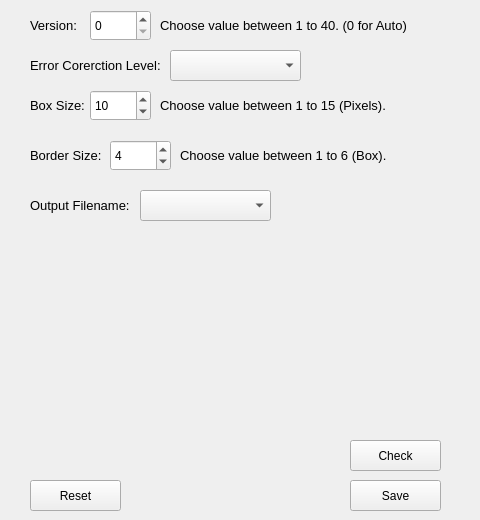
    <widget class="QWidget" name="advancepage">
     <widget class="QLabel" name="label_12">
      <property name="geometry">
       <rect>
        <x>30</x>
        <y>10</y>
        <width>81</width>
        <height>31</height>
       </rect>
      </property>
      <property name="font">
       <font>
        <pointsize>10</pointsize>
       </font>
      </property>
      <property name="text">
       <string>Version:</string>
      </property>
     </widget>
     <widget class="QSpinBox" name="versionspinbox">
      <property name="geometry">
       <rect>
        <x>90</x>
        <y>10</y>
        <width>61</width>
        <height>31</height>
       </rect>
      </property>
      <property name="toolTip">
       <string>The version of the QR code, which determines the size and amount of data that can be encoded</string>
      </property>
      <property name="minimum">
       <number>0</number>
      </property>
      <property name="maximum">
       <number>40</number>
      </property>
      <property name="value">
       <number>0</number>
      </property>
     </widget>
     <widget class="QLabel" name="label_13">
      <property name="geometry">
       <rect>
        <x>160</x>
        <y>10</y>
        <width>291</width>
        <height>31</height>
       </rect>
      </property>
      <property name="font">
       <font>
        <pointsize>10</pointsize>
       </font>
      </property>
      <property name="text">
       <string>Choose value between 1 to 40. (0 for Auto)</string>
      </property>
     </widget>
     <widget class="QLabel" name="label_14">
      <property name="geometry">
       <rect>
        <x>30</x>
        <y>50</y>
        <width>131</width>
        <height>31</height>
       </rect>
      </property>
      <property name="font">
       <font>
        <pointsize>10</pointsize>
       </font>
      </property>
      <property name="text">
       <string>Error Corerction Level:</string>
      </property>
     </widget>
     <widget class="QComboBox" name="errorlvlbox">
      <property name="geometry">
       <rect>
        <x>170</x>
        <y>50</y>
        <width>131</width>
        <height>31</height>
       </rect>
      </property>
      <property name="font">
       <font>
        <pointsize>10</pointsize>
       </font>
      </property>
     </widget>
     <widget class="QLabel" name="label_15">
      <property name="geometry">
       <rect>
        <x>30</x>
        <y>90</y>
        <width>61</width>
        <height>31</height>
       </rect>
      </property>
      <property name="font">
       <font>
        <pointsize>10</pointsize>
       </font>
      </property>
      <property name="text">
       <string>Box Size: </string>
      </property>
     </widget>
     <widget class="QSpinBox" name="sizespinbox">
      <property name="geometry">
       <rect>
        <x>90</x>
        <y>90</y>
        <width>61</width>
        <height>31</height>
       </rect>
      </property>
      <property name="toolTip">
       <string>This parameter specifies the size of each box in the QR code, in pixels.</string>
      </property>
      <property name="minimum">
       <number>1</number>
      </property>
      <property name="maximum">
       <number>15</number>
      </property>
      <property name="value">
       <number>10</number>
      </property>
     </widget>
     <widget class="QLabel" name="label_16">
      <property name="geometry">
       <rect>
        <x>160</x>
        <y>90</y>
        <width>291</width>
        <height>31</height>
       </rect>
      </property>
      <property name="font">
       <font>
        <pointsize>10</pointsize>
       </font>
      </property>
      <property name="text">
       <string>Choose value between 1 to 15 (Pixels).</string>
      </property>
     </widget>
     <widget class="QSpinBox" name="borderspinbox">
      <property name="geometry">
       <rect>
        <x>110</x>
        <y>140</y>
        <width>61</width>
        <height>31</height>
       </rect>
      </property>
      <property name="toolTip">
       <string>This determines the size of the border (in boxes) around the QR code.</string>
      </property>
      <property name="minimum">
       <number>1</number>
      </property>
      <property name="maximum">
       <number>6</number>
      </property>
      <property name="value">
       <number>4</number>
      </property>
     </widget>
     <widget class="QLabel" name="label_17">
      <property name="geometry">
       <rect>
        <x>180</x>
        <y>140</y>
        <width>291</width>
        <height>31</height>
       </rect>
      </property>
      <property name="font">
       <font>
        <pointsize>10</pointsize>
       </font>
      </property>
      <property name="text">
       <string>Choose value between 1 to 6 (Box).</string>
      </property>
     </widget>
     <widget class="QLabel" name="label_18">
      <property name="geometry">
       <rect>
        <x>30</x>
        <y>140</y>
        <width>71</width>
        <height>31</height>
       </rect>
      </property>
      <property name="font">
       <font>
        <pointsize>10</pointsize>
       </font>
      </property>
      <property name="text">
       <string>Border Size:</string>
      </property>
     </widget>
     <widget class="QPushButton" name="savebtn">
      <property name="enabled">
       <bool>true</bool>
      </property>
      <property name="geometry">
       <rect>
        <x>350</x>
        <y>480</y>
        <width>91</width>
        <height>31</height>
       </rect>
      </property>
      <property name="styleSheet">
       <string notr="true">
font: 10pt &quot;MS Shell Dlg 2&quot;;
</string>
      </property>
      <property name="text">
       <string>Save</string>
      </property>
     </widget>
     <widget class="QPushButton" name="resetbtn">
      <property name="enabled">
       <bool>true</bool>
      </property>
      <property name="geometry">
       <rect>
        <x>30</x>
        <y>480</y>
        <width>91</width>
        <height>31</height>
       </rect>
      </property>
      <property name="styleSheet">
       <string notr="true">
font: 10pt &quot;MS Shell Dlg 2&quot;;
</string>
      </property>
      <property name="text">
       <string>Reset</string>
      </property>
     </widget>
     <widget class="QPushButton" name="checkbtn">
      <property name="enabled">
       <bool>true</bool>
      </property>
      <property name="geometry">
       <rect>
        <x>350</x>
        <y>440</y>
        <width>91</width>
        <height>31</height>
       </rect>
      </property>
      <property name="styleSheet">
       <string notr="true">
font: 10pt &quot;MS Shell Dlg 2&quot;;
</string>
      </property>
      <property name="text">
       <string>Check</string>
      </property>
     </widget>
     <widget class="QLabel" name="outlabel">
      <property name="geometry">
       <rect>
        <x>30</x>
        <y>190</y>
        <width>101</width>
        <height>31</height>
       </rect>
      </property>
      <property name="font">
       <font>
        <pointsize>10</pointsize>
       </font>
      </property>
      <property name="text">
       <string>Output Filename:</string>
      </property>
     </widget>
     <widget class="QComboBox" name="outfilebox">
      <property name="geometry">
       <rect>
        <x>140</x>
        <y>190</y>
        <width>131</width>
        <height>31</height>
       </rect>
      </property>
      <property name="font">
       <font>
        <pointsize>10</pointsize>
       </font>
      </property>
     </widget>
    </widget>
